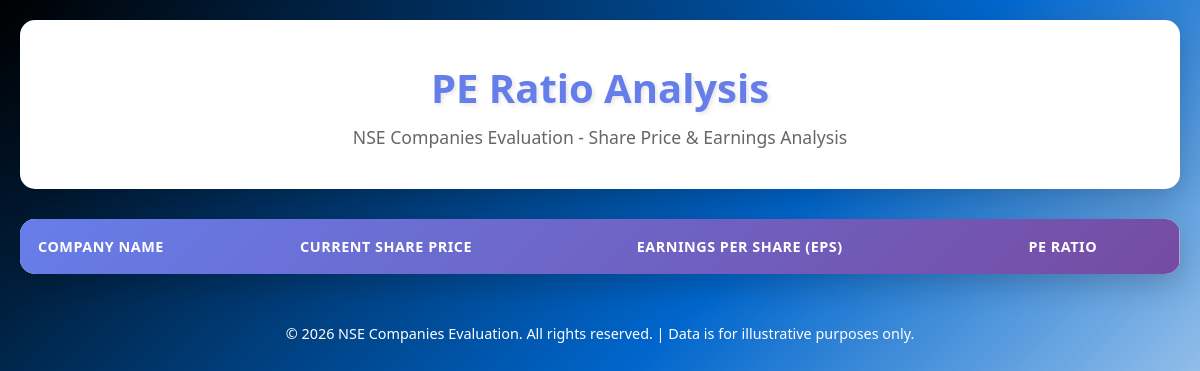
/, run on an earlier commit of the app's database.
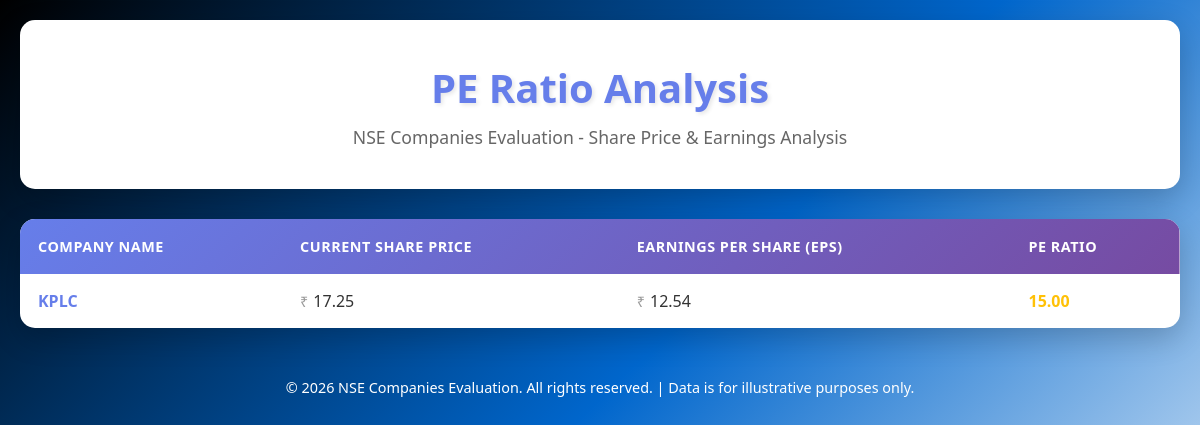
And on a later commit of the database.
### PERatios/models.py (models this page shows, shortened)
class PE_Data(models.Model):
    company_name = models.CharField(max_length=50, default='', blank=True, null=True)
    current_share_price = models.DecimalField(max_digits=8, decimal_places=2, default=0, blank=True, null=True)
    earnings_per_share = models.DecimalField(max_digits=5, decimal_places=2, default=0, blank=True, null=True)
    highest_earnings_per_share = models.DecimalField(max_digits=5, decimal_places=2, default=0, blank=True, null=True)

### PERatios/views.py (the view)
# urls.py: path('', views.index, name='index'),
def index(request):
    pe_data = PE_Data.objects.all()
    context = {
        'pe_data': pe_data,
    }
    return render(request, 'peratios.html', context)

### Templates/peratios.html (shortened to what this page needs)
<!DOCTYPE html>
<html lang="en">
<head>
</head>
<body>
    <div class="container">
        <header>
            <h1>PE Ratio Analysis</h1>
            <p>NSE Companies Evaluation - Share Price & Earnings Analysis</p>
        </header>
        <div class="table-wrapper">
            <div class="table-responsive">
                <table>
                    <thead>
                        <tr>
                            <th>Company Name</th>
                            <th>Current Share Price</th>
                            <th>Earnings Per Share (EPS)</th>
                            <th>PE Ratio</th>
                        </tr>
                    </thead>
                    <tbody>
                        {% for item in pe_data %}
                        <tr>
                            <td class="company-name">{{ item.company_name }}</td>
                            <td class="price-cell"><span class="currency">₹</span>{{ item.current_share_price }}</td>
                            <td class="eps-cell"><span class="currency">₹</span>{{ item.earnings_per_share }}</td>
                            <td class="pe-ratio-cell pe-medium">{{ item.highest_earnings_per_share }}</td>
                        </tr>
                        {% endfor %}
                    </tbody>
                </table>
            </div>
        </div>
        <footer>
            <p>&copy; 2026 NSE Companies Evaluation. All rights reserved. | Data is for illustrative purposes only.</p>
        </footer>
    </div>
</body>
</html>

### Templates/peratios.html (style rules this page uses)
* { margin: 0; padding: 0; box-sizing: border-box; }
body { font-family: 'Segoe UI', Tahoma, Geneva, Verdana, sans-serif; background: linear-gradient(135deg, #000000 0%, #0066cc 50%, #ffffff 100%); min-height: 100vh; padding: 20px; color: #333; }
.container { max-width: 1200px; margin: 0 auto; }
header { background: white; padding: 40px 20px; border-radius: 15px; box-shadow: 0 10px 30px rgba(0, 0, 0, 0.2); margin-bottom: 30px; text-align: center; }
header h1 { color: #667eea; font-size: 2.5em; margin-bottom: 10px; text-shadow: 2px 2px 4px rgba(0, 0, 0, 0.1); }
header p { color: #666; font-size: 1.1em; font-weight: 300; }
.table-wrapper { background: white; border-radius: 15px; box-shadow: 0 10px 30px rgba(0, 0, 0, 0.2); overflow: hidden; }
.table-responsive { overflow-x: auto; }
table { width: 100%; border-collapse: collapse; font-size: 1em; }
thead { background: linear-gradient(135deg, #667eea 0%, #764ba2 100%); color: white; }
th { padding: 18px; text-align: left; font-weight: 600; letter-spacing: 0.5px; text-transform: uppercase; font-size: 0.9em; }
td { padding: 16px 18px; border-bottom: 1px solid #ecf0f1; vertical-align: center; }
tbody tr { transition: all 0.3s ease; }
tbody tr:last-child td { border-bottom: none; }
.company-name { font-weight: 600; color: #667eea; }
.price-cell, .eps-cell, .pe-ratio-cell { text-align: left; font-variant-numeric: tabular-nums; font-weight: 500; }
.pe-ratio-cell { color: #764ba2; font-weight: 700; }
.pe-medium { color: #ffc107; }
.currency { margin-right: 5px; color: #999; font-size: 0.9em; }
footer { text-align: center; margin-top: 30px; color: white; padding: 20px; font-size: 0.9em; }

What changed in the data, as far as the page shows it:
added PE_Data: company_name "KPLC", current_share_price "17.25", earnings_per_share "12.54", highest_earnings_per_share "15.00"
